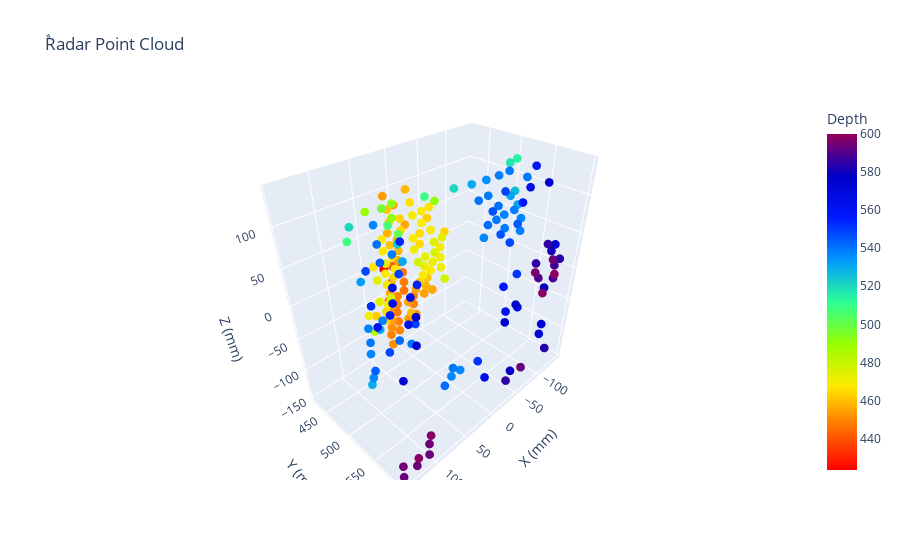

Write notebook code for a chart like this one.
### Code cell
# plot_3D("waleed2_12_7",'y')\
# plot_3D_threshold("ta7a_14_7_20",0,'y',100000)
plot_3D_threshold("test_gedo_18_7",0,'y',600)
# points_to_image("ta7a_14_7_20",90)
# plot_hist("nassar_14_7_20",0)
# plot_hist("painting_20",1)

# plot_3D_threshold("ta7a_14_7_200",0,'y',plot_hist("ta7a_14_7_200",0)[0])
# plot_3D_threshold("painting_200",1,'y',plot_hist("painting_200",1)[0])
t , h, e = plot_hist("ta7a_14_7_100",0)
print (h)
# Histogram_Equalization (h, len(h))
# print ("old_h  ::  ",h)
# h = h[h != 0]

# print ("new_h  ::  ",h)
# print(e)
# print(t)
# # print(len(h[1][indx[:len(indx)]]))
# his = [ h[i] if e[i] < t else 0 for i in range(h.size)]
# print(his)
# print(len(h[2]))
# h = [ h[i] if i <= t else 0 for i in range(len(h))]

### Figure 1 — Plotly figure (JSON) as saved in the notebook; plotly's stock layout.template omitted (floating-point values rounded to 4 significant figures; data arrays with more than 128 entries replaced by an {"elided": "..."} marker saying what was removed)
{"data": [{"hovertemplate": "X (mm)=%{x}<br>Y (mm)=%{y}<br>Z (mm)=%{z}<br>Depth=%{marker.color}<extra></extra>", "legendgroup": "", "marker": {"color": {"elided": "201 float values"}, "coloraxis": "coloraxis", "line": {"width": 0}, "opacity": 1, "size": 3, "symbol": "circle"}, "mode": "markers", "name": "", "scene": "scene", "showlegend": false, "type": "scatter3d", "x": {"elided": "201 float values"}, "y": {"elided": "201 float values"}, "z": {"elided": "201 float values"}}], "layout": {"coloraxis": {"cmax": 600, "cmin": 423.5, "colorbar": {"title": {"text": "Depth"}}, "colorscale": [[0, "rgb(255,0,0)"], [0.125, "rgb(255,111,0)"], [0.25, "rgb(255,234,0)"], [0.375, "rgb(151,255,0)"], [0.5, "rgb(44,255,150)"], [0.625, "rgb(0,152,255)"], [0.75, "rgb(0,25,255)"], [0.875, "rgb(0,0,200)"], [1, "rgb(150,0,90)"]]}, "legend": {"tracegroupgap": 0}, "scene": {"domain": {"x": [0, 1], "y": [0, 1]}, "xaxis": {"title": {"text": "X (mm)"}}, "yaxis": {"title": {"text": "Y (mm)"}}, "zaxis": {"title": {"text": "Z (mm)"}}}, "title": {"text": "ٌRadar Point Cloud"}}}
